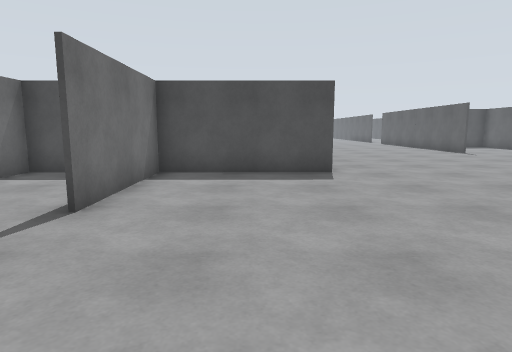
view 1 (above)

24 first-person views from a walk through a Gazebo world. The camera is 1.2 m above the floor, tilts 8° down and sees 75° across. The floor is counted in squares, 1 m on a side. Each view is taken from the middle of a square. On the plan, view 1 faces up. The plan holds only what a view shows up to about 13 squares ahead; the rest is blank.

view 2
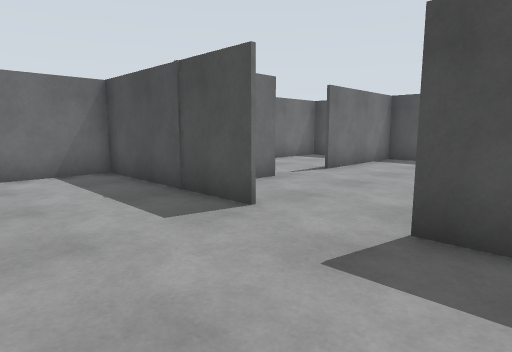

view 3
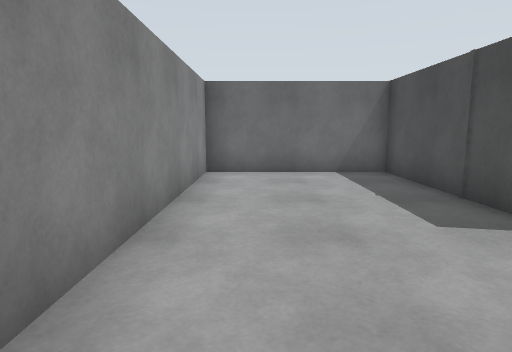

view 4
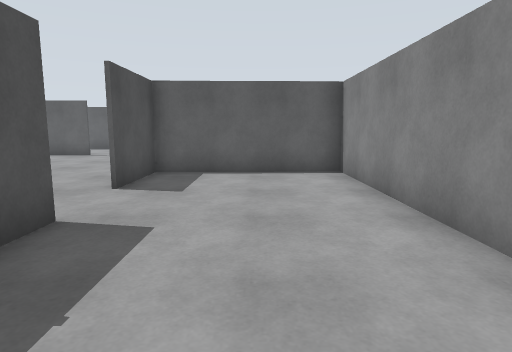

view 5
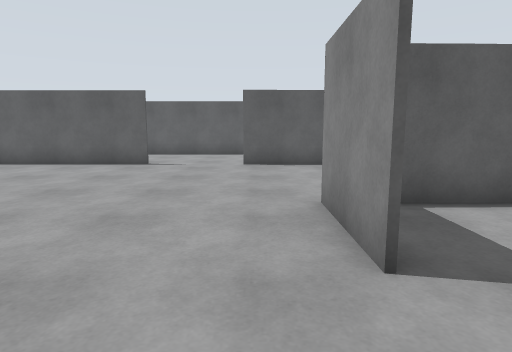

view 6
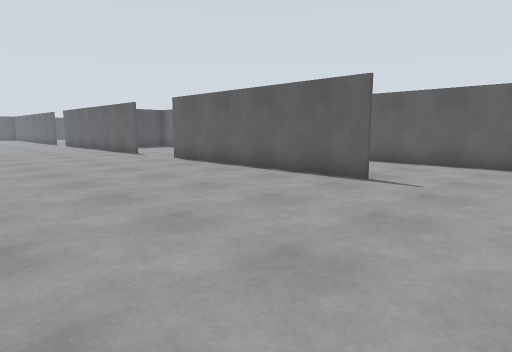

view 7
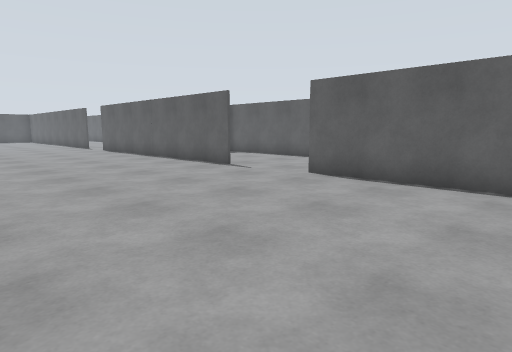

view 8
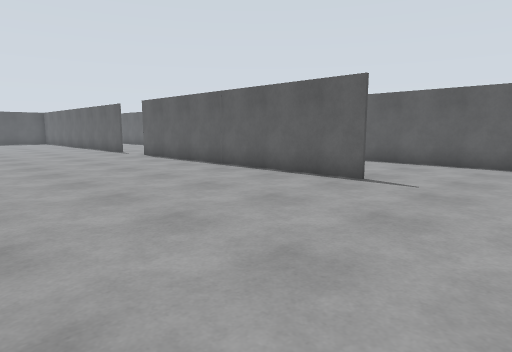

view 9
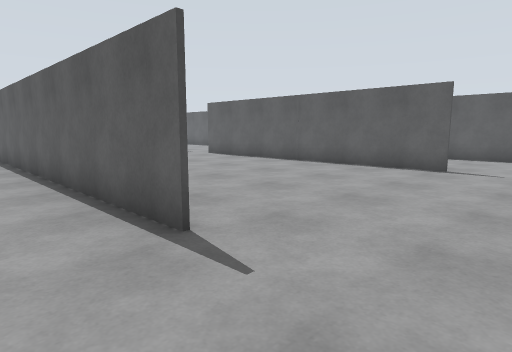

view 10
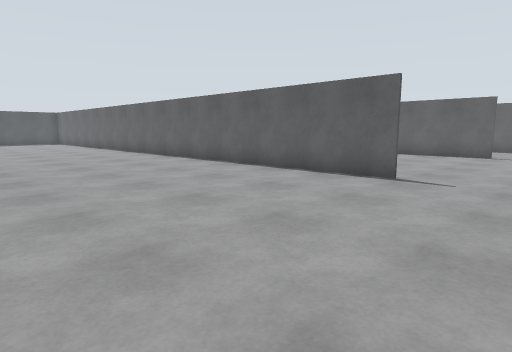

view 11
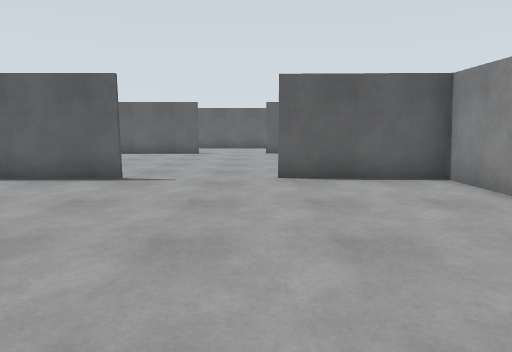

view 12
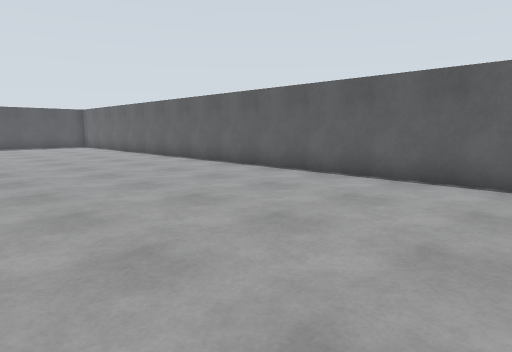

view 13
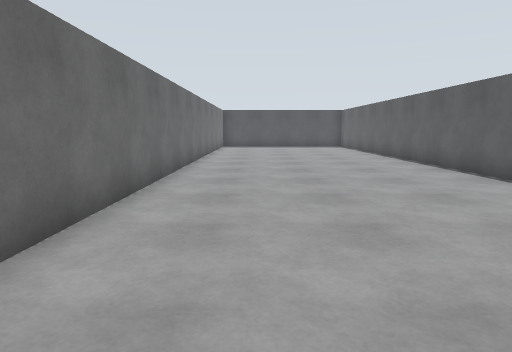

view 14
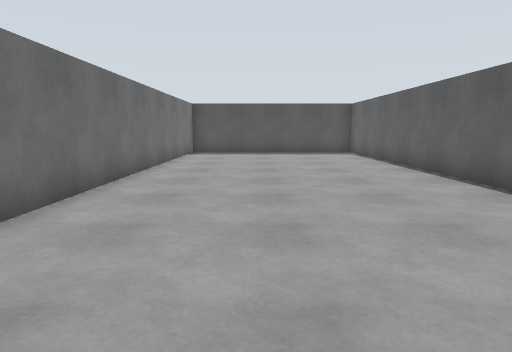

view 15
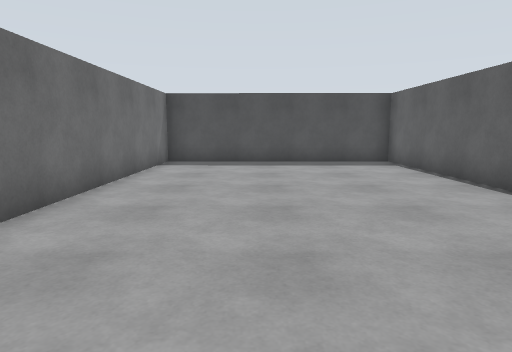

view 16
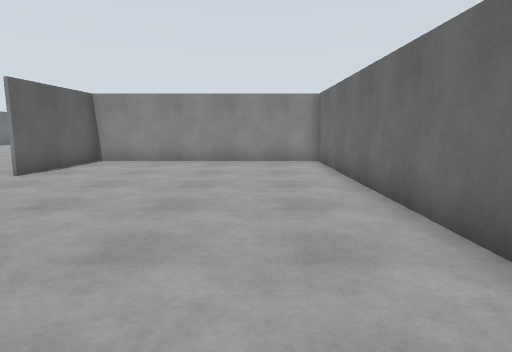

view 17
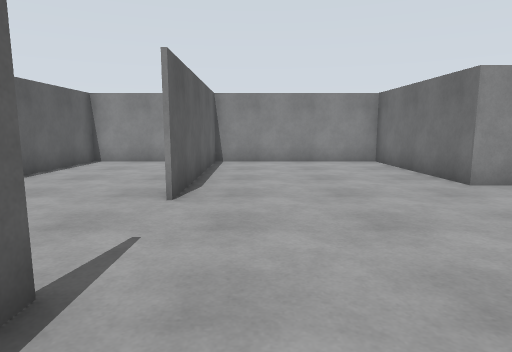

view 18
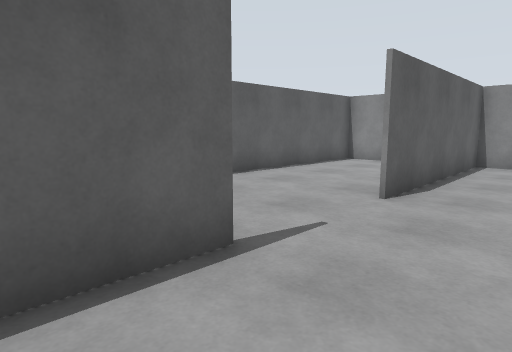

view 19
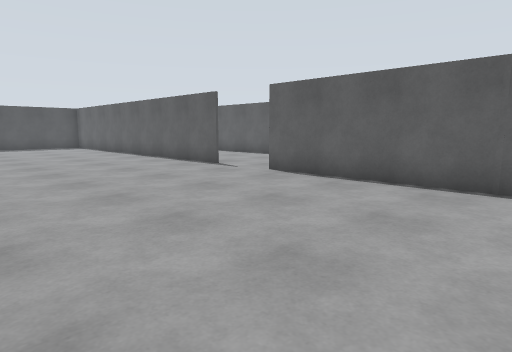

view 20
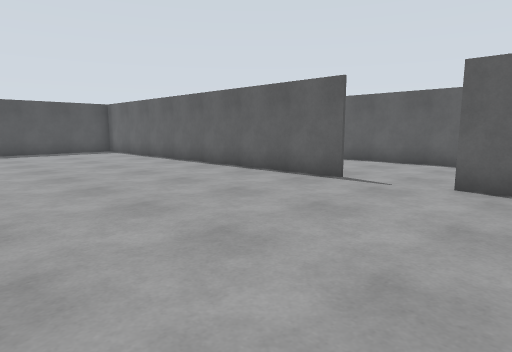

view 21
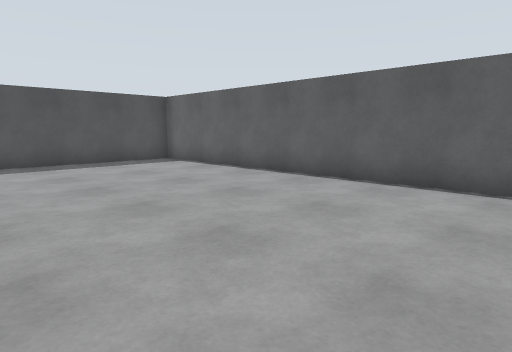

view 22
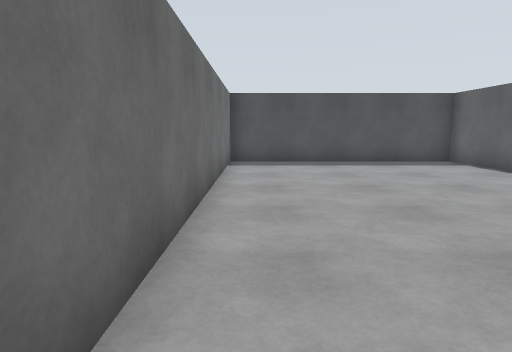

view 23
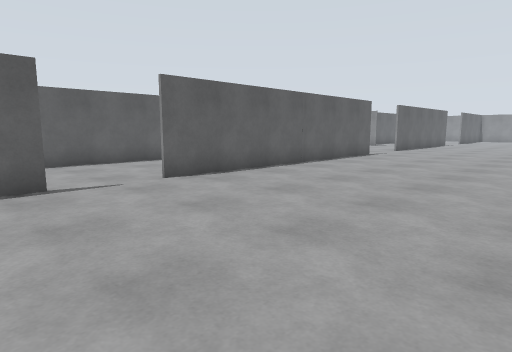

view 24
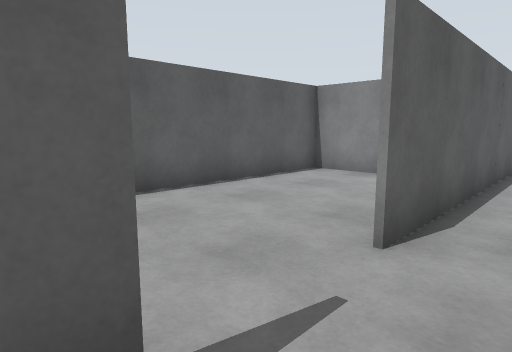

### Floor plan
Points are (right, up) in squares from view 1. A wall is a line through its corners. A room is listed if a view was taken in it or the views show most of it. See-through windows are left out.
Room 1 (views 1, 2, 3, 4)
walls: (-0.6, -0.4) (-6.3, -0.4) (-6.3, -5.4) (3.9, -5.4); (4.4, -5.4) (4.3, -0.2) (1.6, -0.2)
ways out: opening at (0.5, 0) to room 2
Room 2 (views 5, 6, 7, 8, 9, 10, 11, 12, 13, 14, 15, 16, 17, 18, 19, 20, 21, 22, 23, 24)
walls: (2.1, 17.3) (1.9, 44.5); (10.6, 16.8) (10.6, 27.9); (13, 22.3) (15.1, 22.3) (15.1, 32.6); (10.4, 30.3) (10.2, 44.4) (-6.3, 44.5) (-6.3, 23.9); (-6.3, 19.1) (-6.3, 8.1); (2.2, 9.3) (-2.7, 9.3) (-2.6, 4.6); (15.1, 14.5) (15.1, 19.1); (-6.5, 9.3) (2.1, 9.4) (2.1, 13.6); (10.6, 4.8) (10.6, 13.5); (-2.7, 2.5) (-2.7, 1.6); (1.6, -0.1) (4.4, -0.1) (4.5, -5.4); (15.1, 2.5) (15.1, 7); (2, 44.6) (2.1, 33.1); (3.9, -5.4) (10.6, -5.4) (10.6, 1.5); (12.4, -5.4) (15, -5.4) (15, 1)
ways out: opening at (0.5, 0) to room 1; opening at (-3, 3.5)

Where each view was taken, in squares from view 1:
view 1: 0 up, 0 right, facing up
view 2: 4 down, 3 right, facing up-left
view 3: 4 down, 3 right, facing left
view 4: 3 down, 5 left, facing right
view 5: 1 up, 1 left, facing right
view 6: 1 up, 3 right, facing up-right
view 7: 8 up, 3 right, facing up-right
view 8: 13 up, 3 right, facing up-right
view 9: 14 up, 0 right, facing up-right
view 10: 14 up, 6 left, facing up-right
view 11: 14 up, 6 left, facing right
view 12: 20 up, 6 left, facing up-right
view 13: 21 up, 4 left, facing up
view 14: 27 up, 3 left, facing up
view 15: 32 up, 3 left, facing up
view 16: 22 up, 4 left, facing down
view 17: 7 up, 9 right, facing down
view 18: 7 up, 8 right, facing down-right
view 19: 21 up, 3 right, facing up-right
view 20: 26 up, 3 right, facing up-right
view 21: 32 up, 3 right, facing up-right
view 22: 32 up, 3 right, facing up
view 23: 32 up, 3 right, facing down-right
view 24: 31 up, 9 right, facing down-right
